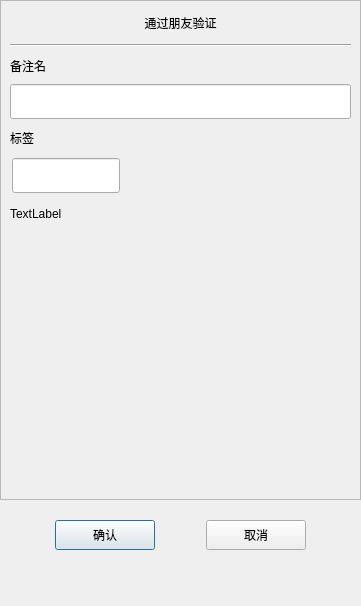
<?xml version="1.0" encoding="UTF-8"?>
<ui version="4.0">
 <class>AuthenFriend</class>
 <widget class="QDialog" name="AuthenFriend">
  <property name="geometry">
   <rect>
    <x>0</x>
    <y>0</y>
    <width>361</width>
    <height>606</height>
   </rect>
  </property>
  <property name="windowTitle">
   <string>Dialog</string>
  </property>
  <layout class="QVBoxLayout" name="verticalLayout">
   <property name="spacing">
    <number>0</number>
   </property>
   <property name="leftMargin">
    <number>0</number>
   </property>
   <property name="topMargin">
    <number>0</number>
   </property>
   <property name="rightMargin">
    <number>0</number>
   </property>
   <property name="bottomMargin">
    <number>0</number>
   </property>
   <item>
    <widget class="QScrollArea" name="scrollArea">
     <property name="minimumSize">
      <size>
       <width>0</width>
       <height>500</height>
      </size>
     </property>
     <property name="widgetResizable">
      <bool>true</bool>
     </property>
     <widget class="QWidget" name="scrollcontent">
      <property name="geometry">
       <rect>
        <x>0</x>
        <y>0</y>
        <width>359</width>
        <height>498</height>
       </rect>
      </property>
      <layout class="QVBoxLayout" name="verticalLayout_6">
       <property name="spacing">
        <number>0</number>
       </property>
       <property name="leftMargin">
        <number>0</number>
       </property>
       <property name="rightMargin">
        <number>0</number>
       </property>
       <item>
        <widget class="QLabel" name="apply_lb">
         <property name="minimumSize">
          <size>
           <width>0</width>
           <height>25</height>
          </size>
         </property>
         <property name="maximumSize">
          <size>
           <width>16777215</width>
           <height>25</height>
          </size>
         </property>
         <property name="text">
          <string>通过朋友验证</string>
         </property>
         <property name="alignment">
          <set>Qt::AlignCenter</set>
         </property>
        </widget>
       </item>
       <item>
        <widget class="QWidget" name="apply_wid" native="true">
         <layout class="QVBoxLayout" name="verticalLayout_2">
          <item>
           <widget class="Line" name="h_line">
            <property name="orientation">
             <enum>Qt::Horizontal</enum>
            </property>
           </widget>
          </item>
          <item>
           <widget class="QLabel" name="label_2">
            <property name="minimumSize">
             <size>
              <width>0</width>
              <height>25</height>
             </size>
            </property>
            <property name="maximumSize">
             <size>
              <width>16777215</width>
              <height>25</height>
             </size>
            </property>
            <property name="text">
             <string>备注名</string>
            </property>
           </widget>
          </item>
          <item>
           <widget class="CustomizeEdit" name="back_ed">
            <property name="minimumSize">
             <size>
              <width>0</width>
              <height>35</height>
             </size>
            </property>
            <property name="maximumSize">
             <size>
              <width>16777215</width>
              <height>35</height>
             </size>
            </property>
           </widget>
          </item>
          <item>
           <widget class="QLabel" name="label_3">
            <property name="minimumSize">
             <size>
              <width>0</width>
              <height>25</height>
             </size>
            </property>
            <property name="maximumSize">
             <size>
              <width>16777215</width>
              <height>25</height>
             </size>
            </property>
            <property name="text">
             <string>标签</string>
            </property>
           </widget>
          </item>
          <item>
           <widget class="QWidget" name="lb_group_wid" native="true">
            <property name="minimumSize">
             <size>
              <width>0</width>
              <height>50</height>
             </size>
            </property>
            <layout class="QVBoxLayout" name="verticalLayout_4">
             <property name="spacing">
              <number>0</number>
             </property>
             <property name="leftMargin">
              <number>0</number>
             </property>
             <property name="topMargin">
              <number>0</number>
             </property>
             <property name="rightMargin">
              <number>0</number>
             </property>
             <property name="bottomMargin">
              <number>0</number>
             </property>
             <item>
              <widget class="QWidget" name="gridWidget" native="true">
               <property name="minimumSize">
                <size>
                 <width>0</width>
                 <height>40</height>
                </size>
               </property>
               <property name="maximumSize">
                <size>
                 <width>16777215</width>
                 <height>40</height>
                </size>
               </property>
               <widget class="CustomizeEdit" name="lb_ed">
                <property name="geometry">
                 <rect>
                  <x>2</x>
                  <y>2</y>
                  <width>108</width>
                  <height>35</height>
                 </rect>
                </property>
                <property name="minimumSize">
                 <size>
                  <width>0</width>
                  <height>0</height>
                 </size>
                </property>
                <property name="maximumSize">
                 <size>
                  <width>16777215</width>
                  <height>35</height>
                 </size>
                </property>
               </widget>
              </widget>
             </item>
             <item>
              <widget class="QWidget" name="input_tip_wid" native="true">
               <property name="minimumSize">
                <size>
                 <width>0</width>
                 <height>35</height>
                </size>
               </property>
               <layout class="QVBoxLayout" name="verticalLayout_5">
                <property name="spacing">
                 <number>0</number>
                </property>
                <property name="leftMargin">
                 <number>0</number>
                </property>
                <property name="topMargin">
                 <number>0</number>
                </property>
                <property name="rightMargin">
                 <number>0</number>
                </property>
                <property name="bottomMargin">
                 <number>0</number>
                </property>
                <item>
                 <widget class="ClickedOnceLabel" name="tip_lb">
                  <property name="text">
                   <string>TextLabel</string>
                  </property>
                  <property name="alignment">
                   <set>Qt::AlignLeading|Qt::AlignLeft|Qt::AlignVCenter</set>
                  </property>
                 </widget>
                </item>
               </layout>
              </widget>
             </item>
            </layout>
           </widget>
          </item>
          <item>
           <widget class="QWidget" name="widget" native="true">
            <property name="minimumSize">
             <size>
              <width>0</width>
              <height>60</height>
             </size>
            </property>
            <property name="maximumSize">
             <size>
              <width>16777215</width>
              <height>16777215</height>
             </size>
            </property>
            <layout class="QHBoxLayout" name="horizontalLayout">
             <property name="leftMargin">
              <number>0</number>
             </property>
             <property name="topMargin">
              <number>0</number>
             </property>
             <property name="rightMargin">
              <number>0</number>
             </property>
             <property name="bottomMargin">
              <number>0</number>
             </property>
             <item>
              <widget class="QWidget" name="lb_list" native="true">
               <property name="minimumSize">
                <size>
                 <width>287</width>
                 <height>50</height>
                </size>
               </property>
               <property name="maximumSize">
                <size>
                 <width>287</width>
                 <height>16777215</height>
                </size>
               </property>
              </widget>
             </item>
             <item>
              <widget class="QWidget" name="more_lb_wid" native="true">
               <property name="minimumSize">
                <size>
                 <width>30</width>
                 <height>0</height>
                </size>
               </property>
               <property name="maximumSize">
                <size>
                 <width>30</width>
                 <height>16777215</height>
                </size>
               </property>
               <layout class="QVBoxLayout" name="verticalLayout_3">
                <property name="leftMargin">
                 <number>2</number>
                </property>
                <property name="topMargin">
                 <number>2</number>
                </property>
                <property name="rightMargin">
                 <number>2</number>
                </property>
                <property name="bottomMargin">
                 <number>2</number>
                </property>
                <item>
                 <spacer name="verticalSpacer_2">
                  <property name="orientation">
                   <enum>Qt::Vertical</enum>
                  </property>
                  <property name="sizeHint" stdset="0">
                   <size>
                    <width>20</width>
                    <height>40</height>
                   </size>
                  </property>
                 </spacer>
                </item>
                <item>
                 <widget class="ClickedOnceLabel" name="more_lb">
                  <property name="minimumSize">
                   <size>
                    <width>25</width>
                    <height>25</height>
                   </size>
                  </property>
                  <property name="maximumSize">
                   <size>
                    <width>25</width>
                    <height>25</height>
                   </size>
                  </property>
                  <property name="text">
                   <string/>
                  </property>
                 </widget>
                </item>
                <item>
                 <spacer name="verticalSpacer_4">
                  <property name="orientation">
                   <enum>Qt::Vertical</enum>
                  </property>
                  <property name="sizeType">
                   <enum>QSizePolicy::Fixed</enum>
                  </property>
                  <property name="sizeHint" stdset="0">
                   <size>
                    <width>20</width>
                    <height>60</height>
                   </size>
                  </property>
                 </spacer>
                </item>
               </layout>
              </widget>
             </item>
            </layout>
           </widget>
          </item>
         </layout>
        </widget>
       </item>
      </layout>
     </widget>
    </widget>
   </item>
   <item>
    <spacer name="verticalSpacer_3">
     <property name="orientation">
      <enum>Qt::Vertical</enum>
     </property>
     <property name="sizeType">
      <enum>QSizePolicy::Fixed</enum>
     </property>
     <property name="sizeHint" stdset="0">
      <size>
       <width>20</width>
       <height>10</height>
      </size>
     </property>
    </spacer>
   </item>
   <item>
    <widget class="QWidget" name="apply_sure_wid" native="true">
     <property name="minimumSize">
      <size>
       <width>0</width>
       <height>50</height>
      </size>
     </property>
     <layout class="QHBoxLayout" name="horizontalLayout_2">
      <item>
       <spacer name="horizontalSpacer">
        <property name="orientation">
         <enum>Qt::Horizontal</enum>
        </property>
        <property name="sizeHint" stdset="0">
         <size>
          <width>39</width>
          <height>20</height>
         </size>
        </property>
       </spacer>
      </item>
      <item>
       <widget class="ClickedBtn" name="sure_btn">
        <property name="minimumSize">
         <size>
          <width>100</width>
          <height>30</height>
         </size>
        </property>
        <property name="maximumSize">
         <size>
          <width>100</width>
          <height>30</height>
         </size>
        </property>
        <property name="text">
         <string>确认</string>
        </property>
       </widget>
      </item>
      <item>
       <spacer name="horizontalSpacer_3">
        <property name="orientation">
         <enum>Qt::Horizontal</enum>
        </property>
        <property name="sizeHint" stdset="0">
         <size>
          <width>40</width>
          <height>20</height>
         </size>
        </property>
       </spacer>
      </item>
      <item>
       <widget class="ClickedBtn" name="cancel_btn">
        <property name="minimumSize">
         <size>
          <width>100</width>
          <height>30</height>
         </size>
        </property>
        <property name="text">
         <string>取消</string>
        </property>
       </widget>
      </item>
      <item>
       <spacer name="horizontalSpacer_2">
        <property name="orientation">
         <enum>Qt::Horizontal</enum>
        </property>
        <property name="sizeHint" stdset="0">
         <size>
          <width>40</width>
          <height>20</height>
         </size>
        </property>
       </spacer>
      </item>
     </layout>
    </widget>
   </item>
   <item>
    <spacer name="verticalSpacer">
     <property name="orientation">
      <enum>Qt::Vertical</enum>
     </property>
     <property name="sizeHint" stdset="0">
      <size>
       <width>20</width>
       <height>40</height>
      </size>
     </property>
    </spacer>
   </item>
  </layout>
 </widget>
 <customwidgets>
  <customwidget>
   <class>ClickedBtn</class>
   <extends>QPushButton</extends>
   <header location="global">clickedbtn.h</header>
  </customwidget>
  <customwidget>
   <class>CustomizeEdit</class>
   <extends>QLineEdit</extends>
   <header>customizeedit.h</header>
  </customwidget>
  <customwidget>
   <class>ClickedOnceLabel</class>
   <extends>QLabel</extends>
   <header>clickedoncelabel.h</header>
  </customwidget>
 </customwidgets>
 <resources/>
 <connections/>
</ui>
